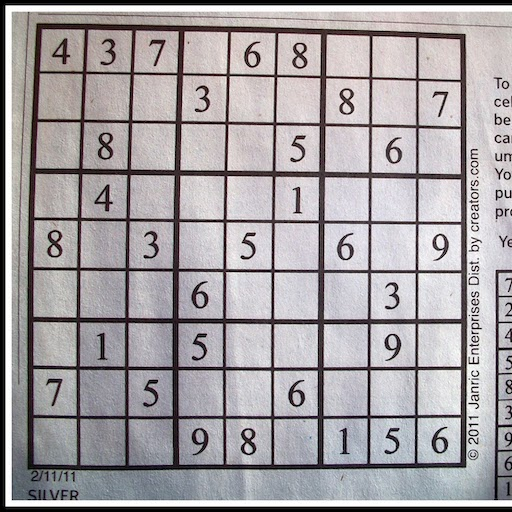
#> input picture sudoku_cpp/computer_vision/newspaper_picture/newspaper2.jpg, 512 x 512 px
$ jupyter execute 'Downsampling with Pyramids.ipynb'
#> lines starting #> are read from the running program, lines starting #| are printed output that depends on the picture
[cell 1]
# Based on https://stackoverflow.com/questions/48954246/find-sudoku-grid-using-opencv-and-python

import cv2
import math
import os
import re
import numpy as np

img = cv2.imread("newspaper2.jpg")
#> img is the input picture: shape (512, 512, 3); mean B, G, R 163.1, 160.2, 164.9
#cv2.imshow('screenshot',img)
#cv2.waitKey(0)

#blank_image = np.zeros((img.shape[0],img.shape[1],3), np.uint8)

[cell 2]
# Downsampling
blank_image = cv2.pyrDown(img, dstsize=(img.shape[0]//2, img.shape[1]//2))
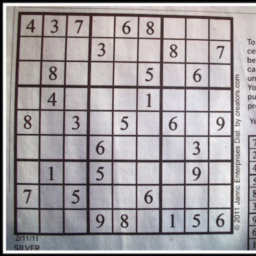
#> blank_image: shape (256, 256, 3); mean B, G, R 163, 160.1, 164.8
#cv2.imwrite('downsampled.png',blank_image)
blank_image = cv2.pyrUp(blank_image, dstsize=(blank_image.shape[0]*2, blank_image.shape[1]*2))
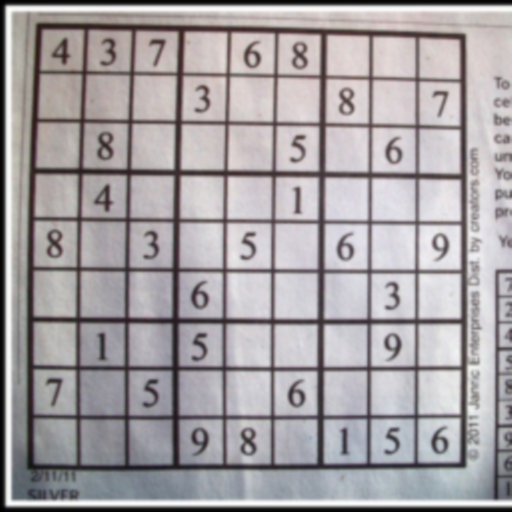
#> blank_image: shape (512, 512, 3); mean B, G, R 163.2, 160.3, 165
cv2.imshow('image',blank_image)
cv2.waitKey(0)
